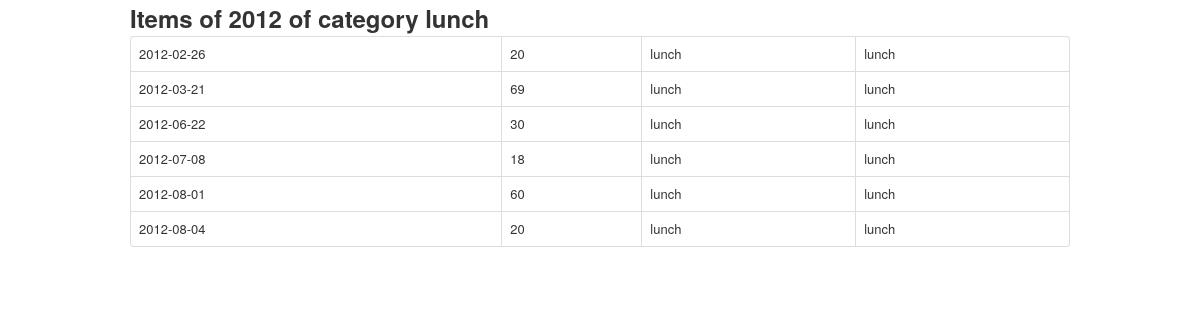
Screenshot of /items/2012/lunch with the database file from the repository.
### bill/models.py (models this page shows, shortened)
class Item(db.Model):
    id = db.Column(db.Integer, primary_key=True, unique=True)
    date = db.Column(db.Date)
    is_expense = db.Column(db.Boolean)
    amount = db.Column(db.Integer)
    description = db.Column(db.String)
    category_id = db.Column(db.Integer, db.ForeignKey('sub_category.id'))
    category = db.relationship('SubCategory')

class SubCategory(db.Model):
    id = db.Column(db.Integer, primary_key=True, unique=True)
    name = db.Column(db.String(10))
    parent_id = db.Column(db.Integer, db.ForeignKey('category.id'))

### bill/views.py (the view)
@app.route('/items/<year>/<category>')
def items_list_by_category(year, category):
    by_year = func.strftime('%Y', Item.date) == year
    items = Item.query.filter(Item.category_id == SubCategory.id).filter(SubCategory.name == category).filter(by_year).all()
    return render_template('items_by_year_and_category.html', year=year, category=category, items=items)

### bill/templates/items_by_year_and_category.html
{% extends "base.html" %}
{% block content %}
<h2>Items of {{year}} of category {{category}}</h2>
<table class="table table-bordered">
    {% for item in items %}
    <tr>
        <td>{{item.date}}</td>
        <td>{{item.amount}}</td>
        <td>{{item.category.name}}</td>
        <td>{{item.description}}</td>
    </tr>
    {% endfor %}
</table>
{% endblock %}

### rows the page displays
Item: date "2012-02-26", amount "20", category.name "lunch", description "lunch"
Item: date "2012-03-21", amount "69", category.name "lunch", description "lunch"
Item: date "2012-06-22", amount "30", category.name "lunch", description "lunch"
Item: date "2012-07-08", amount "18", category.name "lunch", description "lunch"
Item: date "2012-08-01", amount "60", category.name "lunch", description "lunch"
Item: date "2012-08-04", amount "20", category.name "lunch", description "lunch"

### other values shown
{{ year }} "2012"
{{ category }} "lunch"
